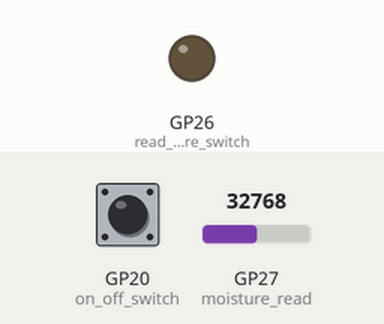
Simulated run of this program. Board: Raspberry Pi Pico running MicroPython. Shown: output pins drawn as LEDs (lit = HIGH). Inputs (shaded band) come from the test bench; at power-on: GP20 (on_off_switch) HIGH, GP27 (moisture_read) = 32768 (analog values on the 0–65535 scale).

Above: at 1.2 s.
1.3 s: GP20 (on_off_switch) pulled LOW for 1.2 s
At 2.4 s:
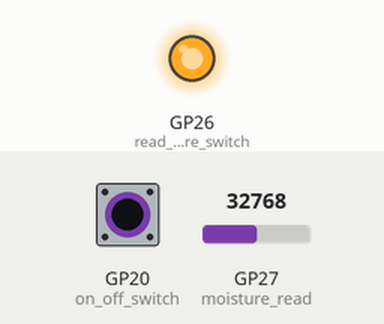
4.0 s: GP20 (on_off_switch) pulled LOW for 3.2 s
At 4.4 s:
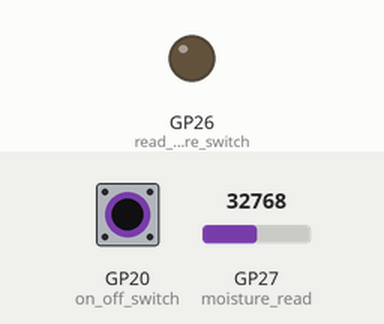
Timing chart, 0 to 7.0 s (numbered marks = the images above; inputs shaded):
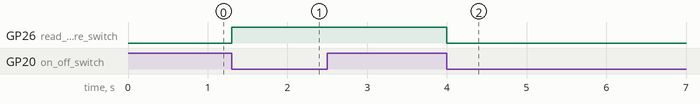

Measured:
- after the input at 1.3 s, GP26 (read_moisture_switch): LOW → HIGH at once
- after the input at 4.0 s, GP26 (read_moisture_switch): HIGH → LOW at once

The program:

main.py
```python
from machine import UART, Pin, ADC
from time import sleep

uart0 = UART(0, 9600)
uart0.init(baudrate=9600, bits=8, parity=None, stop=1, tx=0, rx=1)
moisture_read = ADC(27)
read_moisture_switch = Pin(26, mode=Pin.OUT)
on_off_switch = Pin(20, mode=Pin.IN, pull=Pin.PULL_UP)
on_off_status = True

def main():
    while True:
        moisture_raw = moisture_read.read_u16()
        moisture_print = str(moisture_raw)
        uart0.write('moisture raw reading:' + moisture_print +'\r\n')
        uart0.write('on_off_status:' + str(on_off_status) +'\r\n')
        sleep(1)

def moisture_control_switch(pin):
    global on_off_status
    on_off_status = not on_off_status
    if on_off_status==True:
        read_moisture_switch.low()
    elif on_off_status==False:
        read_moisture_switch.high()

on_off_switch.irq(moisture_control_switch, trigger=on_off_switch.IRQ_FALLING)

if __name__ == '__main__':
    main()

'''
    Pin reference & note
    maker port 1:           Gnd, 3v3, gp26(ao), gp27(a1)
    maker moisture sensor:  Gnd, Vcc, Dis(High = disable), Output
    moisture read range: 30k-42k
'''
```
